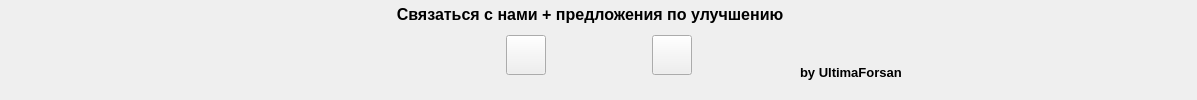
            <widget class="QWidget" name="page_3">
             <layout class="QVBoxLayout" name="verticalLayout_12">
              <property name="spacing">
               <number>0</number>
              </property>
              <property name="leftMargin">
               <number>0</number>
              </property>
              <property name="topMargin">
               <number>0</number>
              </property>
              <property name="rightMargin">
               <number>0</number>
              </property>
              <property name="bottomMargin">
               <number>0</number>
              </property>
              <item>
               <widget class="QWidget" name="widget_26" native="true">
                <property name="minimumSize">
                 <size>
                  <width>0</width>
                  <height>30</height>
                 </size>
                </property>
                <property name="maximumSize">
                 <size>
                  <width>16777215</width>
                  <height>30</height>
                 </size>
                </property>
                <layout class="QVBoxLayout" name="verticalLayout_13">
                 <property name="spacing">
                  <number>0</number>
                 </property>
                 <property name="leftMargin">
                  <number>290</number>
                 </property>
                 <property name="topMargin">
                  <number>0</number>
                 </property>
                 <property name="rightMargin">
                  <number>0</number>
                 </property>
                 <property name="bottomMargin">
                  <number>0</number>
                 </property>
                 <item>
                  <widget class="QWidget" name="contact_bg" native="true">
                   <property name="minimumSize">
                    <size>
                     <width>600</width>
                     <height>25</height>
                    </size>
                   </property>
                   <property name="maximumSize">
                    <size>
                     <width>600</width>
                     <height>25</height>
                    </size>
                   </property>
                   <property name="styleSheet">
                    <string notr="true"/>
                   </property>
                   <layout class="QVBoxLayout" name="verticalLayout_70">
                    <property name="spacing">
                     <number>0</number>
                    </property>
                    <property name="leftMargin">
                     <number>0</number>
                    </property>
                    <property name="topMargin">
                     <number>0</number>
                    </property>
                    <property name="rightMargin">
                     <number>0</number>
                    </property>
                    <property name="bottomMargin">
                     <number>0</number>
                    </property>
                    <item>
                     <widget class="QLabel" name="contact_name">
                      <property name="minimumSize">
                       <size>
                        <width>0</width>
                        <height>25</height>
                       </size>
                      </property>
                      <property name="maximumSize">
                       <size>
                        <width>16777215</width>
                        <height>25</height>
                       </size>
                      </property>
                      <property name="font">
                       <font>
                        <family>Tahoma</family>
                        <pointsize>12</pointsize>
                        <weight>75</weight>
                        <bold>true</bold>
                       </font>
                      </property>
                      <property name="styleSheet">
                       <string notr="true">border-top: transparent;
border-bottom: transparent;
border-left: transparent;
border-right: transparent;
background-color: transparent;</string>
                      </property>
                      <property name="text">
                       <string>Связаться с нами + предложения по улучшению</string>
                      </property>
                      <property name="alignment">
                       <set>Qt::AlignCenter</set>
                      </property>
                     </widget>
                    </item>
                   </layout>
                  </widget>
                 </item>
                </layout>
               </widget>
              </item>
              <item>
               <widget class="QWidget" name="widget_25" native="true">
                <property name="maximumSize">
                 <size>
                  <width>1200</width>
                  <height>75</height>
                 </size>
                </property>
                <layout class="QHBoxLayout" name="horizontalLayout_23">
                 <property name="spacing">
                  <number>0</number>
                 </property>
                 <property name="leftMargin">
                  <number>0</number>
                 </property>
                 <property name="topMargin">
                  <number>0</number>
                 </property>
                 <property name="rightMargin">
                  <number>0</number>
                 </property>
                 <property name="bottomMargin">
                  <number>0</number>
                 </property>
                 <item>
                  <widget class="QWidget" name="widget_27" native="true">
                   <property name="minimumSize">
                    <size>
                     <width>400</width>
                     <height>50</height>
                    </size>
                   </property>
                   <property name="maximumSize">
                    <size>
                     <width>400</width>
                     <height>50</height>
                    </size>
                   </property>
                  </widget>
                 </item>
                 <item>
                  <widget class="QWidget" name="widget_28" native="true">
                   <property name="minimumSize">
                    <size>
                     <width>400</width>
                     <height>50</height>
                    </size>
                   </property>
                   <property name="maximumSize">
                    <size>
                     <width>400</width>
                     <height>50</height>
                    </size>
                   </property>
                   <layout class="QHBoxLayout" name="horizontalLayout_25">
                    <property name="spacing">
                     <number>0</number>
                    </property>
                    <property name="leftMargin">
                     <number>0</number>
                    </property>
                    <property name="topMargin">
                     <number>2</number>
                    </property>
                    <property name="rightMargin">
                     <number>0</number>
                    </property>
                    <property name="bottomMargin">
                     <number>2</number>
                    </property>
                    <item>
                     <widget class="QPushButton" name="telegram_btn">
                      <property name="minimumSize">
                       <size>
                        <width>40</width>
                        <height>40</height>
                       </size>
                      </property>
                      <property name="maximumSize">
                       <size>
                        <width>40</width>
                        <height>40</height>
                       </size>
                      </property>
                      <property name="cursor">
                       <cursorShape>PointingHandCursor</cursorShape>
                      </property>
                      <property name="text">
                       <string/>
                      </property>
                      <property name="icon">
                       <iconset resource="../qrc/Interface_qrc.qrc">
                        <normaloff>:/Image/free-icon-telegram-3536705.png</normaloff>:/Image/free-icon-telegram-3536705.png</iconset>
                      </property>
                      <property name="iconSize">
                       <size>
                        <width>35</width>
                        <height>35</height>
                       </size>
                      </property>
                     </widget>
                    </item>
                    <item>
                     <widget class="QPushButton" name="iphone_btn">
                      <property name="minimumSize">
                       <size>
                        <width>40</width>
                        <height>40</height>
                       </size>
                      </property>
                      <property name="maximumSize">
                       <size>
                        <width>40</width>
                        <height>40</height>
                       </size>
                      </property>
                      <property name="cursor">
                       <cursorShape>PointingHandCursor</cursorShape>
                      </property>
                      <property name="text">
                       <string/>
                      </property>
                      <property name="icon">
                       <iconset resource="../qrc/Interface_qrc.qrc">
                        <normaloff>:/Image/free-icon-telephone-symbol-button-25377.png</normaloff>:/Image/free-icon-telephone-symbol-button-25377.png</iconset>
                      </property>
                      <property name="iconSize">
                       <size>
                        <width>35</width>
                        <height>35</height>
                       </size>
                      </property>
                     </widget>
                    </item>
                   </layout>
                  </widget>
                 </item>
                 <item>
                  <widget class="QWidget" name="widget_29" native="true">
                   <layout class="QHBoxLayout" name="horizontalLayout_26">
                    <property name="spacing">
                     <number>0</number>
                    </property>
                    <property name="leftMargin">
                     <number>0</number>
                    </property>
                    <property name="topMargin">
                     <number>0</number>
                    </property>
                    <property name="rightMargin">
                     <number>0</number>
                    </property>
                    <property name="bottomMargin">
                     <number>0</number>
                    </property>
                    <item>
                     <widget class="QLabel" name="label_4">
                      <property name="font">
                       <font>
                        <family>Tahoma</family>
                        <pointsize>10</pointsize>
                        <weight>75</weight>
                        <bold>true</bold>
                       </font>
                      </property>
                      <property name="text">
                       <string>by UltimaForsan</string>
                      </property>
                      <property name="alignment">
                       <set>Qt::AlignBottom|Qt::AlignLeading|Qt::AlignLeft</set>
                      </property>
                     </widget>
                    </item>
                    <item>
                     <spacer name="horizontalSpacer">
                      <property name="orientation">
                       <enum>Qt::Horizontal</enum>
                      </property>
                      <property name="sizeHint" stdset="0">
                       <size>
                        <width>295</width>
                        <height>20</height>
                       </size>
                      </property>
                     </spacer>
                    </item>
                   </layout>
                  </widget>
                 </item>
                </layout>
               </widget>
              </item>
              <item>
               <widget class="QWidget" name="widget_36" native="true"/>
              </item>
             </layout>
            </widget>
